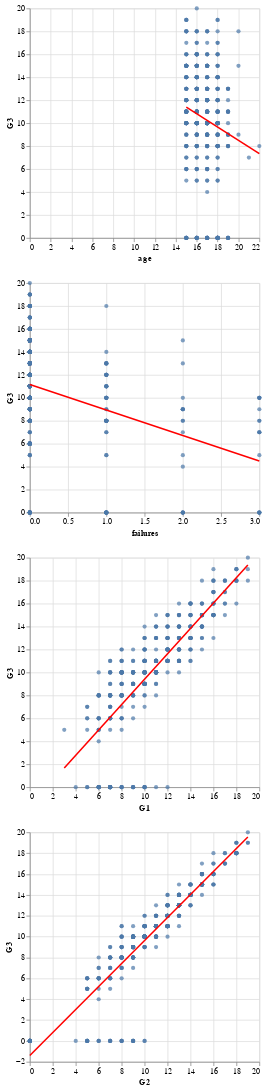

Source (notebook cell):
### Code cell
import pandas as pd
import matplotlib.pyplot as plt
import altair as alt
import numpy as np
from pygments.lexer import include
from sklearn.model_selection import train_test_split
from sklearn.linear_model import LinearRegression

# Load and process data
columns = ['school', 'sex', 'age', 'address', 'famsize', 'Pstatus', 'Medu', 'Fedu', 'Mjob', 'Fjob', 'reason', 'guardian', 'traveltime',
           'studytime', 'failures', 'schoolsup', 'famsup', 'paid', 'activities', 'nursery', 'higher', 'internet', 'romantic', 'famrel',
           'freetime', 'goout', 'Dalc', 'Walc', 'health', 'absences', 'G1', 'G2', 'G3']
mat_data = pd.read_csv('/home/ics-home/Pearson Proj/Pearson/datasets/student-mat.csv', sep=';', names=columns, header=0)
por_data = pd.read_csv('/home/ics-home/Pearson Proj/Pearson/datasets/student-por.csv', sep=';', names=columns, header=0)

# Convert grades to numeric
for df in [mat_data, por_data]:
    df['G3'] = pd.to_numeric(df['G3'], errors='coerce')

# Validate numeric conversions
mat_data['G3'] = mat_data['G3'].fillna(0).astype(int)
por_data['G3'] = por_data['G3'].fillna(0).astype(int)

# Plot histograms for G1, G2, G3, and studytime for both datasets
for col in ['G1', 'G2', 'G3', 'studytime']:
    for data, subject in [(mat_data, 'math'), (por_data, 'portuguese')]:
        plt.hist(data[col], bins=10, edgecolor='black')
        plt.title(f'{col} scores - {subject}')
        plt.xlabel(f'{col}')
        plt.ylabel('Frequency')
        plt.show()

# Altair scatter plots with regression for math dataset
scatter_plots = [
    ('age', 'G3'),
    ('failures', 'G3'),
    ('G1', 'G3'),
    ('G2', 'G3')
]

charts = []
for x, y in scatter_plots:
    chart = alt.Chart(mat_data).mark_circle().encode(x=f'{x}:Q', y=f'{y}:Q')
    chart = chart + chart.transform_regression(x, y).mark_line(color='red')
    charts.append(chart)

charts_display = charts[0] & charts[1] & charts[2] & charts[3]
charts_display

### Figure 1 — Vega-Lite specification as saved in the notebook (floating-point values rounded to 4 significant figures; data arrays with more than 128 entries replaced by an {"elided": "..."} marker saying what was removed)
{"config": {"view": {"continuousWidth": 300, "continuousHeight": 300}}, "vconcat": [{"layer": [{"mark": {"type": "circle"}, "encoding": {"x": {"field": "age", "type": "quantitative"}, "y": {"field": "G3", "type": "quantitative"}}}, {"mark": {"type": "line", "color": "red"}, "encoding": {"x": {"field": "age", "type": "quantitative"}, "y": {"field": "G3", "type": "quantitative"}}, "transform": [{"on": "age", "regression": "G3"}]}]}, {"layer": [{"mark": {"type": "circle"}, "encoding": {"x": {"field": "failures", "type": "quantitative"}, "y": {"field": "G3", "type": "quantitative"}}}, {"mark": {"type": "line", "color": "red"}, "encoding": {"x": {"field": "failures", "type": "quantitative"}, "y": {"field": "G3", "type": "quantitative"}}, "transform": [{"on": "failures", "regression": "G3"}]}]}, {"layer": [{"mark": {"type": "circle"}, "encoding": {"x": {"field": "G1", "type": "quantitative"}, "y": {"field": "G3", "type": "quantitative"}}}, {"mark": {"type": "line", "color": "red"}, "encoding": {"x": {"field": "G1", "type": "quantitative"}, "y": {"field": "G3", "type": "quantitative"}}, "transform": [{"on": "G1", "regression": "G3"}]}]}, {"layer": [{"mark": {"type": "circle"}, "encoding": {"x": {"field": "G2", "type": "quantitative"}, "y": {"field": "G3", "type": "quantitative"}}}, {"mark": {"type": "line", "color": "red"}, "encoding": {"x": {"field": "G2", "type": "quantitative"}, "y": {"field": "G3", "type": "quantitative"}}, "transform": [{"on": "G2", "regression": "G3"}]}]}], "data": {"name": "data-51668467ca45faa2c40bcd217146256b"}, "$schema": "https://vega.github.io/schema/vega-lite/v5.17.0.json", "datasets": {"data-51668467ca45faa2c40bcd217146256b": {"elided": "395 records"}}}
